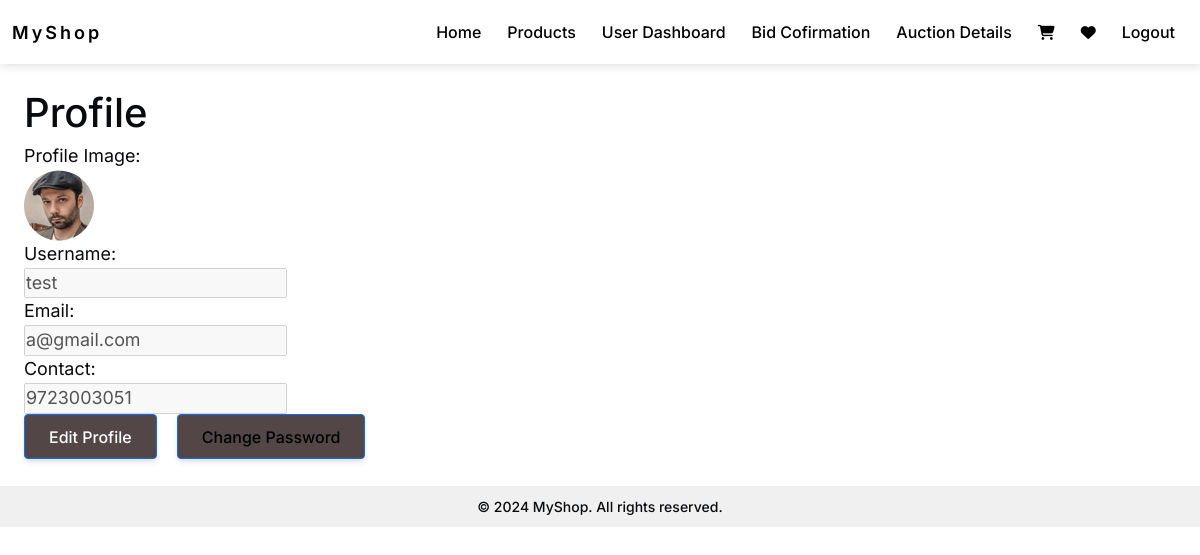
/bids/profile/ (signed in), run on an earlier commit of the app's database.
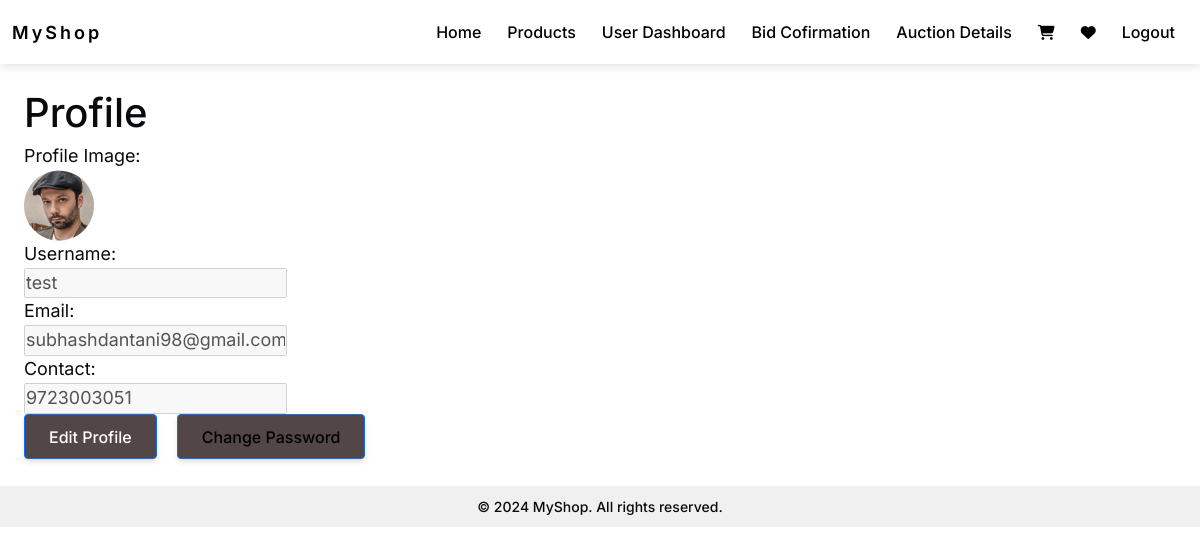
And on a later commit of the database.
### users/models.py (models this page shows, shortened)
class CustomUser(models.Model):
    username = models.CharField(max_length=100, unique=True)
    email = models.EmailField(unique=True)
    password = models.CharField(max_length=255)
    contact = models.CharField(max_length=10, unique=True)
    image = models.ImageField(upload_to='media/profile_images/', blank=True, null=True)

### bids/views.py (the view, shortened to what this page needs)
# urls.py: path('profile/', views.profile, name='profile'),
def profile(request):
    user_id = request.session.get('user_id')
    if not user_id:
        messages.error(request, 'You need to log in first.')
        return redirect('users:login')
    user = get_object_or_404(CustomUser, id=user_id)
    return render(request, 'profile.html', {'user': user})

### bids/templates/profile.html (shortened to what this page needs)
{% extends 'base.html' %}
{% block content %}
<br>
<div class="container profile-container">
    <h1>Profile</h1>
    <form id="profile-form" method="post" enctype="multipart/form-data" class="form">
        <div class="form-group">
            <label for="image">Profile Image:</label><br>
            {% if user.image %}
            <img src="{{ user.image.url }}" alt="Profile Image" class="profile-image"><br>
            {% endif %}
        </div>
        <div class="form-group">
            <label for="username">Username:</label><br>
            <input type="text" id="username" name="username" value="{{ user.username }}" disabled>
        </div>
        <div class="form-group">
            <label for="email">Email:</label><br>
            <input type="email" id="email" name="email" value="{{ user.email }}" disabled>
        </div>
        <div class="form-group">
            <label for="contact">Contact:</label><br>
            <input type="tel" id="contact" name="contact" pattern="\d{10}" title="Please enter a 10-digit phone number."
                   value="{{ user.contact }}" disabled>
        </div>
        <button type="button" id="edit-button" class="btn btn-primary" onclick="enableEditing()">Edit Profile</button>&nbsp;
        <a href="{% url 'bids:change_password' %}" class="btn btn-primary"
            style="text-decoration:none;color:black;text-align:center">Change Password</a>
    </form>
</div>
<br>
{% endblock %}

What changed in the data, as far as the page shows it:
changed CustomUser "test": email "a@gmail.com" → "subhashdantani98@gmail.com"
